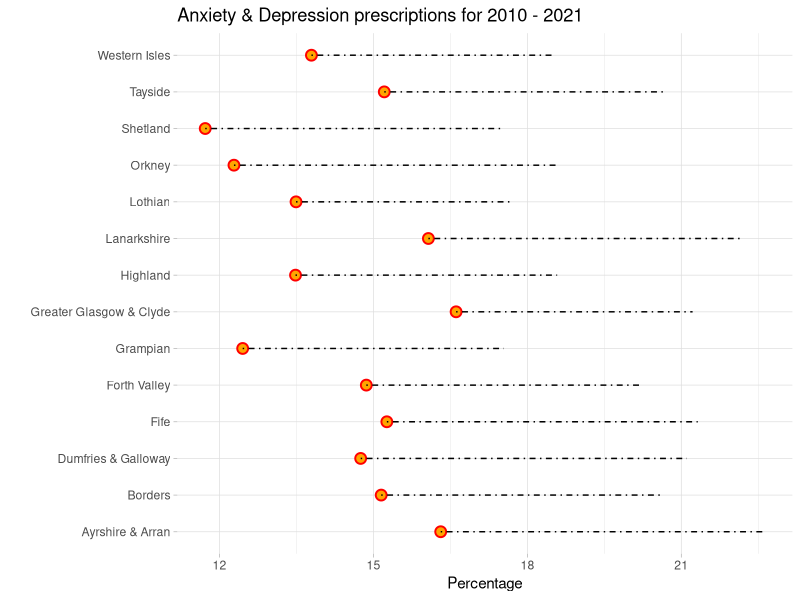
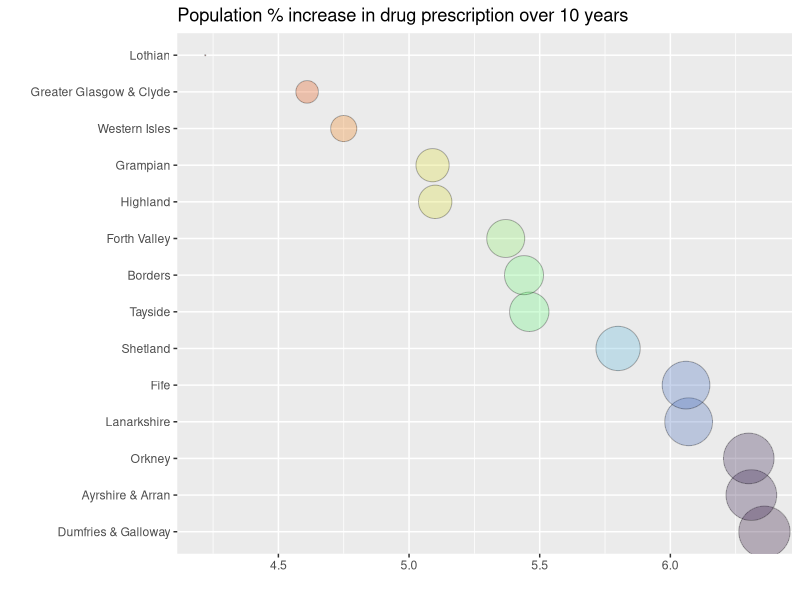

Recreate these plots in R, in order.
## ---- chunk 1
library(here)
library(tidyverse)
library(viridisLite)
## ---- chunk 2
rank_data <- read_csv(here("Inputs/rank_data.csv"))
## ---- chunk 3
rank_data_NEW = rank_data[, -c(1, 4, 5, 6, 9, 10, 12, 13, 14)]
glimpse(rank_data_NEW)
## ---- chunk 4
colnames(rank_data_NEW)[colnames(rank_data_NEW) %in% c("measure", "comparator_value")] <- c("final_year_2021", "first_year_2010")
presc_data <- rank_data_NEW %>% 
  mutate(area_name = gsub ("NHS", "", area_name)) %>% 
  rename(health_board = area_name)

## ---- chunk 5
ID_rank_data <- presc_data[, c("health_board", "area_code")]
write_csv(ID_rank_data, "ID_rank_data.csv")

#remove area_code column
plot_data <- presc_data [, -c(2)]
write_csv(plot_data, "plot_data.csv")
## ---- chunk 6
ggplot(plot_data, aes(x=first_year_2010, y=health_board)) +
  #include point appearance
  geom_point(size = 3, color = "red", shape = 21, fill = "orange", stroke = 1) +
  #include segment appearance
  geom_segment(aes(x=first_year_2010, xend=final_year_2021, y=health_board, yend=health_board) , size = 0.5, color = "black", linetype = "dotdash") +
  #include plot theme
  theme_light() + 
  theme(panel.border = element_blank() , panel.grid.minor.x = element_line() ) +
  #include title and labels
          ggtitle("Anxiety & Depression prescriptions for 2010 - 2021") +
xlab("Percentage") + 
  ylab("")
## ---- chunk 7
plot_data2 <- plot_data  %>% 
  mutate(total_change = final_year_2021 - first_year_2010) %>% 
  arrange(total_change)
write_csv(plot_data2, "plot_data2.csv")
## ---- chunk 8
plot_data2 %>% 
  arrange(desc(total_change)) %>% 
  mutate(health_board = factor(health_board, health_board)) %>% 
  ggplot(aes(x=total_change, y=health_board, size = total_change, fill= total_change)) + 
  geom_point(alpha=0.3, color ="black", shape = 21) + 
  scale_size(range = c(.1,17), name = "Percentage (%)") +
  scale_fill_viridis_c(alpha = 0.5, begin = 0, end = 1, direction = -1, option = "H", values = NULL, space = "Lab", guide = "colourbar", aesthetics = "fill") +
  xlab("") +
  ylab("") +
  theme(legend.position = "none") +
  ggtitle("Population % increase in drug prescription over 10 years")

  
